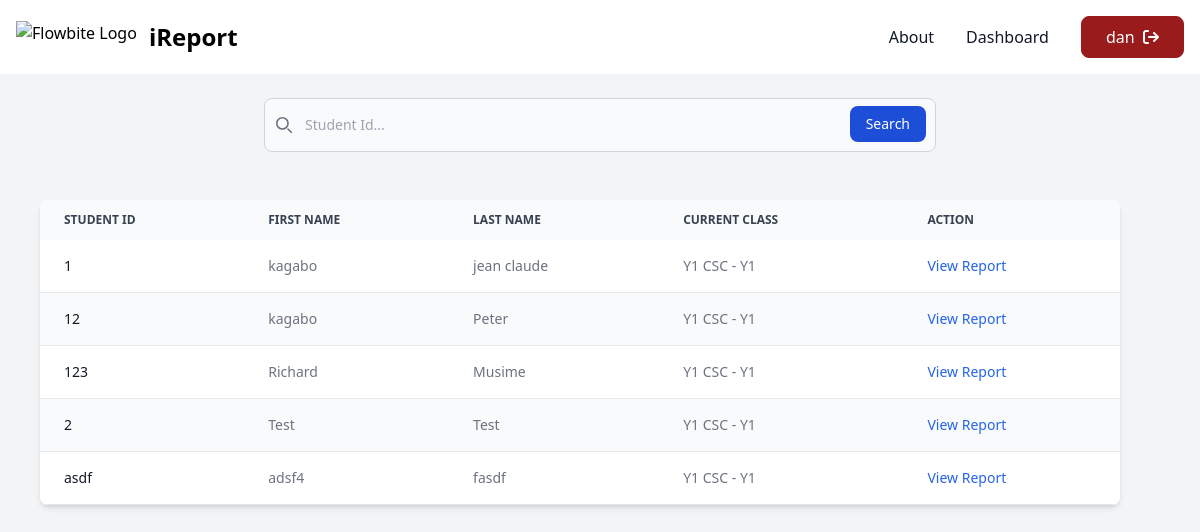
The page /dashboard/my_students (signed in) on the database its author committed.
### MainApp/models.py (models this page shows, shortened)
class Student(models.Model):
    creator = models.ForeignKey(User, on_delete=models.CASCADE)
    student_id = models.CharField(max_length=10,default='0')
    first_name = models.CharField(max_length=100)
    last_name = models.CharField(max_length=100)
    current_class = models.ForeignKey('TheClass',on_delete=models.CASCADE)

class TheClass(models.Model):
    creator = models.ForeignKey(User, on_delete=models.CASCADE)
    name = models.CharField(max_length=100)
    code = models.CharField(max_length=10)
    courses = models.ManyToManyField('Course')
    def __str__(self):
        return self.name + "  - " + self.code

### MainApp/views.py (the view, shortened to what this page needs)
# urls.py: path('dashboard/my_students', Marks.as_view()),
class Marks(LoginRequiredMixin,View):
     def get(self,request):
        logged_in_user = User.objects.get(username =request.user)
        my_students = Student.objects.filter(creator = logged_in_user).order_by('student_id')
        context ={
             'my_students':my_students
        }
        return render(request,'my_students.html',context)

### MainApp/templates/my_students.html (shortened to what this page needs)
{% extends 'dashboard_base.html' %} {% block dashboard %}
<section
  class="flex flex-col bg-gray-100 min-h-screen w-screen space-y-6"
  x-data="{panel:false, menu:true}"
>
  <form class="max-w-2xl mx-auto my-6 w-full" method="POST">
    <div class="relative">
      <div
        class="absolute inset-y-0 start-0 flex items-center ps-3 pointer-events-none"
      >
      </div>
      <input
        type="search"
        id="default-search"
        class="block w-full p-4 ps-10 text-sm text-gray-900 border border-gray-300 rounded-lg bg-gray-50 focus:ring-blue-500 focus:border-blue-500 dark:bg-gray-700 dark:border-gray-600 dark:placeholder-gray-400 dark:text-white dark:focus:ring-blue-500 dark:focus:border-blue-500"
        placeholder="Student Id..."
        name="q"
        required
      />
      <button
        type="submit"
        class="text-white absolute end-2.5 bottom-2.5 bg-blue-700 hover:bg-blue-800 focus:ring-4 focus:outline-none focus:ring-blue-300 font-medium rounded-lg text-sm px-4 py-2 dark:bg-blue-600 dark:hover:bg-blue-700 dark:focus:ring-blue-800"
      >
        Search
      </button>
    </div>
  </form>
  <div class="relative overflow-x-auto shadow-md sm:rounded-lg w-[90%] mx-10">
    <table
      class="w-full text-sm text-left rtl:text-right text-gray-500 dark:text-gray-400"
    >
      <thead
        class="text-xs text-gray-700 uppercase bg-gray-50 dark:bg-gray-700 dark:text-gray-400"
      >
        <tr>
          <th scope="col" class="px-6 py-3">Student Id</th>
          <th scope="col" class="px-6 py-3">First name</th>
          <th scope="col" class="px-6 py-3">Last name</th>
          <th scope="col" class="px-6 py-3">Current class</th>
          <th scope="col" class="px-6 py-3">Action</th>
        </tr>
      </thead>
      <tbody>
        {% if data is not None and data|length >= 0 %} {% for student in data %}
        <tr
          class="odd:bg-white odd:dark:bg-gray-900 even:bg-gray-50 even:dark:bg-gray-800 border-b dark:border-gray-700"
        >
          <th
            scope="row"
            class="px-6 py-4 font-medium text-gray-900 whitespace-nowrap dark:text-white"
          >
            {{student.student_id}}
          </th>
          <td class="px-6 py-4">{{student.first_name}}</td>
          <td class="px-6 py-4">{{student.last_name}}</td>
          <td class="px-6 py-4">{{student.current_class}}</td>
          <td class="px-6 py-4">
            <a
              href="/dashboard/report/{{student.student_id}}/"
              class="font-medium text-blue-600 dark:text-blue-500 hover:underline"
              >View Report</a
            >
          </td>
        </tr>
        {% endfor %} {% else %} {% for student in my_students %}
        <tr
          class="odd:bg-white odd:dark:bg-gray-900 even:bg-gray-50 even:dark:bg-gray-800 border-b dark:border-gray-700"
        >
          <th
            scope="row"
            class="px-6 py-4 font-medium text-gray-900 whitespace-nowrap dark:text-white"
          >
            {{student.student_id}}
          </th>
          <td class="px-6 py-4">{{student.first_name}}</td>
          <td class="px-6 py-4">{{student.last_name}}</td>
          <td class="px-6 py-4">{{student.current_class}}</td>
          <td class="px-6 py-4">
            <a
              href="/dashboard/report/{{student.student_id}}/"
              class="font-medium text-blue-600 dark:text-blue-500 hover:underline"
              >View Report</a
            >
          </td>
        </tr>
        {% endfor %} {%endif%}
      </tbody>
    </table>
  </div>
</section>
{% endblock%}

### MainApp/templates/base.html (shortened to what this page needs)
{% load static %}
<!DOCTYPE html>
<html lang="en">
  <head>
    <link
      rel="stylesheet"
      href="https://cdnjs.cloudflare.com/ajax/libs/font-awesome/6.5.2/css/all.min.css"
    />
    <link
      rel="stylesheet"
      href="https://cdnjs.cloudflare.com/ajax/libs/font-awesome/6.5.2/css/all.min.css"
    />
    <link
      href="https://cdnjs.cloudflare.com/ajax/libs/flowbite/2.3.0/flowbite.min.css"
      rel="stylesheet"
    />
    <script src="https://cdn.tailwindcss.com"></script>
  </head>
  <body class="overflow-x-hidden">
    <nav class="bg-white border-gray-200 dark:bg-gray-900">
      <div
        class="max-w-screen-xl flex flex-wrap items-center justify-between mx-auto p-4"
      >
        <a href="/" class="flex items-center space-x-3 rtl:space-x-reverse">
          <img
            src="https://flowbite.com/docs/images/logo.svg"
            class="h-8"
            alt="Flowbite Logo"
          />
          <span
            class="self-center text-2xl font-semibold whitespace-nowrap dark:text-white"
            >iReport</span
          >
        </a>
        <div class="hidden w-full md:block md:w-auto" id="navbar-default">
          <ul
            class="font-medium flex flex-col items-center p-4 md:p-0 mt-4 border border-gray-100 rounded-lg bg-gray-50 md:flex-row md:space-x-8 rtl:space-x-reverse md:mt-0 md:border-0 md:bg-white dark:bg-gray-800 md:dark:bg-gray-900 dark:border-gray-700"
          >
            <li>
              <a
                href="/"
                class="block py-2 px-3 text-white bg-blue-700 rounded md:bg-transparent md:p-0 dark:text-white md:hover:text-orange-700"
                aria-current="page"
                >Home</a
              >
            </li>
            <li>
              <a
                href="/#about"
                class="block py-2 px-3 text-gray-900 rounded hover:bg-gray-100 md:hover:bg-transparent md:border-0 md:hover:text-blue-700 md:p-0 dark:text-white md:dark:hover:text-orange-500 dark:hover:bg-gray-700 dark:hover:text-white md:dark:hover:bg-transparent"
                >About</a
              >
            </li>
            <li>
              <a
                href="/dashboard"
                class="block py-2 px-3 text-gray-900 rounded hover:bg-gray-100 md:hover:bg-transparent md:border-0 md:hover:text-blue-700 md:p-0 dark:text-white md:dark:hover:text-orange-500 dark:hover:bg-gray-700 dark:hover:text-white md:dark:hover:bg-transparent"
                >Dashboard</a
              >
            </li>
            <a
              href="/logout"
              class="flex items-center py-2 px-6 hover:bg-transparent hover:text-red-800 border border-red-800 bg-red-800 text-white rounded-lg"
            >
              {{request.user}} &nbsp; <i class="fa-solid fa-sign-out"></i
            ></a>
          </ul>
        </div>
      </div>
    </nav>
    {% block content %} {% endblock content%} {% block footer%} {% endblock%}
  </body>
</html>

### rows shown on the page
Student: student_id "1", first_name "kagabo", last_name "jean claude", current_class "Y1 CSC - Y1"
Student: student_id "12", first_name "kagabo", last_name "Peter", current_class "Y1 CSC - Y1"
Student: student_id "123", first_name "Richard", last_name "Musime", current_class "Y1 CSC - Y1"
Student: student_id "2", first_name "Test", last_name "Test", current_class "Y1 CSC - Y1"
Student: student_id "asdf", first_name "adsf4", last_name "fasdf", current_class "Y1 CSC - Y1"

### other values the page prints
{{ request.user }} "dan"
